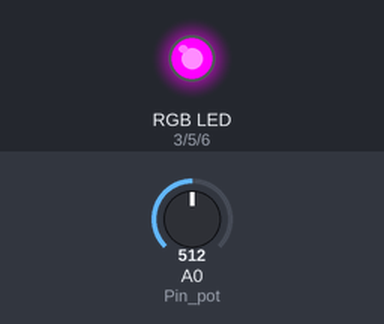
Recording of a sketch running on a simulated Arduino Uno, built with avr-gcc and run on an emulated ATmega328P. On the bench: an RGB LED mixed from three pins (HIGH = lit). The test bench sets the inputs (shaded band); at power-on: A0 (Pin_pot) = 512.

Above: at 1.2 s.
1.3 s: A0 (Pin_pot) set to 495
At 2.4 s:
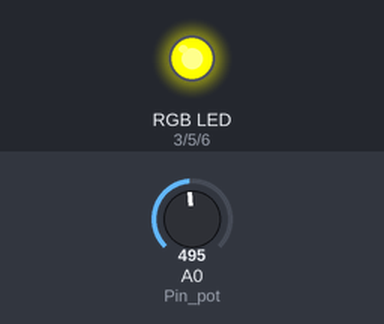
2.8 s: A0 (Pin_pot) set to 356
4.3 s: A0 (Pin_pot) set to 326
At 4.9 s:
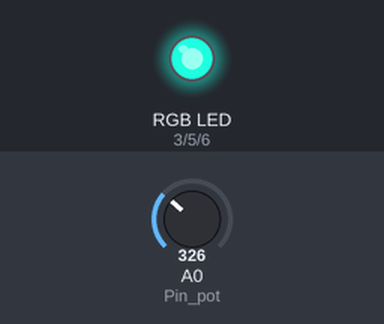
Timing chart, 0 to 5.1 s (numbered marks = the images above; inputs shaded):
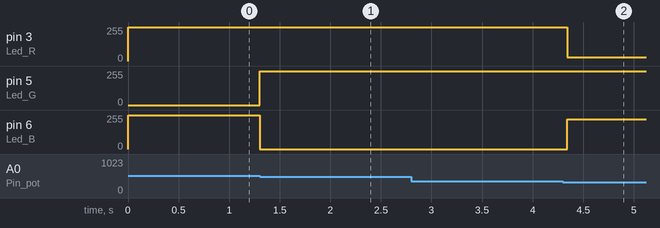

Measured:
- the behaviour switches between 512 and 511 on A0 (Pin_pot) (found by bisection; images 0 and 1)
- the behaviour switches between 341 and 340 on A0 (Pin_pot) (found by bisection; images 1 and 2)
- after the input at 1.3 s, pin 5 (Led_G): 0/255 → 255/255 at once; pin 6 (Led_B): 255/255 → 0/255 at once
- after the input at 4.3 s, pin 3 (Led_R): 255/255 → 30/255 at once; pin 6 (Led_B): 0/255 → 224/255 at once

The sketch:

Codigo_Arco_Iris.ino
```cpp
/***************************************************************/
/* Aula - Arco Íris */
/* Programação: Gerando no LED RGB, por meio das portas */
/* digitais PWM, o espectro do arco-íris, controlado */
/* pelo sensor potenciômetro. */
/***************************************************************/
char modelo[] = "Cátodo Comum";

/* Variável que armazena os dados do potenciômetro. */
int Pot = 0;
/* Define a porta analógica A0 como pino do potenciômetro. */
int Pin_pot = A0;
/* Define a porta digital 3 (PWM) no controle do LED Vermelho. */
int Led_R = 3;
/* Define a porta digital 5 (PWM) no controle do LED Verde. */
int Led_G = 5;
/* Define a porta digital 6 (PWM) no controle do LED Azul. */
int Led_B = 6;
void setup() {
 /* Define o pino do LED Vermelho (Red) como SAÍDA. */
 pinMode(Led_R, OUTPUT);
 /* Define o pino do LED Verde (Green) como SAÍDA. */
 pinMode(Led_G, OUTPUT);
 /* Define o pino do LED Azul (Blue) como SAÍDA. */
 pinMode(Led_B, OUTPUT);
}
void loop() {
 /* Mapeia o valor lido no potenciômetro (0 à 1023) para */
 /* sete valores (1 à 7). */
 Pot = map(analogRead(Pin_pot), 0, 1023, 1, 7);
/* Se o modelo do LED é cátodo comum, faça... */
 if (modelo[0] == 'C') {
 /* Se o valor de Pot for igual a 1, acenda VERMELHO */
 if (Pot == 1) {
 /* Enviando o sinal PWM 255 no LED Vermelho. */
 analogWrite(Led_R, 255);
 /* Enviando o sinal PWM 0 no LED Verde. */
 analogWrite(Led_G, 0);
 /* Enviando o sinal PWM 0 no LED Azul. */
 analogWrite(Led_B, 0);
 }
 /* Se o valor de Pot for igual a 2, acenda LARANJA */
 if (Pot == 2) {
 /* Enviando o sinal PWM 255 no LED Vermelho. */
 analogWrite(Led_R, 255);
 /* Enviando o sinal PWM 100 no LED Verde. */
 analogWrite(Led_G, 100);
 /* Enviando o sinal PWM 0 no LED Azul. */
 analogWrite(Led_B, 0);
 }
 /* Se o valor de Pot for igual a 3, acenda AMARELO */
 if (Pot == 3) {
 /* Enviando o sinal PWM 255 no LED Vermelho. */
 analogWrite(Led_R, 255);
 /* Enviando o sinal PWM 255 no LED Verde. */
 analogWrite(Led_G, 255);
 /* Enviando o sinal PWM 0 no LED Azul. */
 analogWrite(Led_B, 0);
  /* Se o valor de Pot for igual a 4, acenda VERDE */
 if (Pot == 4) {
 /* Enviando o sinal PWM 0 no LED Vermelho. */
 analogWrite(Led_R, 0);
 /* Enviando o sinal PWM 255 no LED Verde. */
 analogWrite(Led_G, 255);
 /* Enviando o sinal PWM 0 no LED Azul. */
 analogWrite(Led_B, 0);
 }
 /* Se o valor de Pot for igual a 5, acenda AZUL */
 if (Pot == 5) {
 /* Enviando o sinal PWM 0 no LED Vermelho. */
 analogWrite(Led_R, 0);
 /* Enviando o sinal PWM 0 no LED Verde. */
 analogWrite(Led_G, 0);
 /* Enviando o sinal PWM 255 no LED Azul. */
 analogWrite(Led_B, 255);
 }
 /* Se o valor de Pot for igual a 6, acenda ANIL */
 if (Pot == 6) {
 /* Enviando o sinal PWM 75 no LED Vermelho. */
 analogWrite(Led_R, 75);
 /* Enviando o sinal PWM 0 no LED Verde. */
 analogWrite(Led_G, 0);
 /* Enviando o sinal PWM 130 no LED Azul. */
 analogWrite(Led_B, 130);
 }
 /* Se o valor de Pot for igual a 7, acenda VIOLETA */
 if (Pot == 7) {
 /* Enviando o sinal PWM 255 no LED Vermelho. */
 analogWrite(Led_R, 255);
 /* Enviando o sinal PWM 0 no LED Verde. */
 analogWrite(Led_G, 0);
 /* Enviando o sinal PWM 255 no LED Azul. */
 analogWrite(Led_B, 255);
 }
 } else { /* Senão ... (LED com ânodo comum, faça...) */
 /* Se o valor de Pot for igual a 1, acenda VERMELHO */
 if (Pot == 1) {
 /* Enviando o sinal PWM 0 no LED Vermelho. */
 analogWrite(Led_R, 0);
 /* Enviando o sinal PWM 255 no LED Verde. */
 analogWrite(Led_G, 255);
 /* Enviando o sinal PWM 255 no LED Azul. */
 analogWrite(Led_B, 255);
 }
  /* Se o valor de Pot for igual a 2, acenda LARANJA */
 if (Pot == 2) {
 /* Enviando o sinal PWM 0 no LED Vermelho. */
 analogWrite(Led_R, 0);
 /* Enviando o sinal PWM 155 no LED Verde. */
 analogWrite(Led_G, 155);
 /* Enviando o sinal PWM 255 no LED Azul. */
 analogWrite(Led_B, 255);
 }
 /* Se o valor de Pot for igual a 3, acenda AMARELO */
 if (Pot == 3) {
 /* Enviando o sinal PWM 0 no LED Vermelho. */
 analogWrite(Led_R, 0);
 /* Enviando o sinal PWM 0 no LED Verde. */
 analogWrite(Led_G, 0);
 /* Enviando o sinal PWM 255 no LED Azul. */
 analogWrite(Led_B, 255);
 }
 /* Se o valor de Pot for igual a 4, acenda VERDE */
 if (Pot == 4) {
 /* Enviando o sinal PWM 255 no LED Vermelho. */
 analogWrite(Led_R, 255);
 /* Enviando o sinal PWM 0 no LED Verde. */
 analogWrite(Led_G, 0);
 /* Enviando o sinal PWM 255 no LED Azul. */
 analogWrite(Led_B, 255);
 }
 /* Se o valor de Pot for igual a 5, acenda AZUL */
 if (Pot == 5) {
 /* Enviando o sinal PWM 255 no LED Vermelho. */
 analogWrite(Led_R, 255);
 /* Enviando o sinal PWM 255 no LED Verde. */
 analogWrite(Led_G, 255);
 /* Enviando o sinal PWM 0 no LED Azul. */
 analogWrite(Led_B, 0);
 }
   /* Se o valor de Pot for igual a 6, acenda ANIL */
 if (Pot == 6) {
 /* Enviando o sinal PWM 180 no LED Vermelho. */
 analogWrite(Led_R, 180);
 /* Enviando o sinal PWM 255 no LED Verde. */
 analogWrite(Led_G, 255);
 /* Enviando o sinal PWM 125 no LED Azul. */
 analogWrite(Led_B, 125);
 }
 /* Se o valor de Pot for igual a 7, acenda VIOLETA */
 if (Pot == 7) {
 /* Enviando o sinal PWM 0 no LED Vermelho. */
 analogWrite(Led_R, 0);
 /* Enviando o sinal PWM 255 no LED Verde. */
 analogWrite(Led_G, 255);
 /* Enviando o sinal PWM 0 no LED Azul. */
 analogWrite(Led_B, 0);
 }
 }
}
}
```
